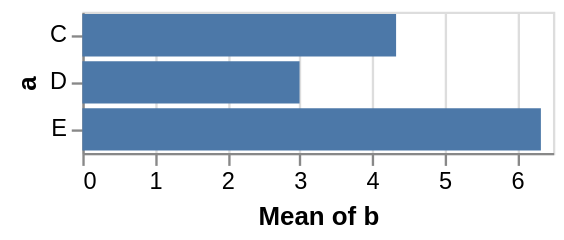

Express this chart as Vega-Lite.
### Vega specification from a JSON file in a GitHub repository (floating-point values rounded to 4 significant figures)
{"$schema": "https://vega.github.io/schema/vega/v5.json", "autosize": "pad", "padding": 5, "width": 200, "style": "cell", "data": [{"name": "source_0", "values": [{"a": "C", "b": 2}, {"a": "C", "b": 7}, {"a": "C", "b": 4}, {"a": "D", "b": 1}, {"a": "D", "b": 2}, {"a": "D", "b": 6}, {"a": "E", "b": 8}, {"a": "E", "b": 4}, {"a": "E", "b": 7}]}, {"name": "data_0", "source": "source_0", "transform": [{"type": "aggregate", "groupby": ["a"], "ops": ["average"], "fields": ["b"], "as": ["average_b"]}]}], "signals": [{"name": "y_step", "value": 20}, {"name": "height", "update": "bandspace(domain('y').length, 0.1, 0.05) * y_step"}], "marks": [{"name": "marks", "type": "rect", "style": ["bar"], "from": {"data": "data_0"}, "encode": {"update": {"fill": {"value": "#4c78a8"}, "x": {"scale": "x", "field": "average_b"}, "x2": {"scale": "x", "value": 0}, "y": {"scale": "y", "field": "a"}, "height": {"scale": "y", "band": true}}}}], "scales": [{"name": "x", "type": "linear", "domain": {"data": "data_0", "field": "average_b"}, "range": [0, {"signal": "width"}], "nice": true, "zero": true}, {"name": "y", "type": "band", "domain": {"data": "data_0", "field": "a", "sort": true}, "range": {"step": {"signal": "y_step"}}, "paddingInner": 0.1, "paddingOuter": 0.05}], "axes": [{"scale": "x", "orient": "bottom", "gridScale": "y", "grid": true, "tickCount": {"signal": "ceil(width/40)"}, "domain": false, "labels": false, "maxExtent": 0, "minExtent": 0, "ticks": false, "zindex": 0}, {"scale": "x", "orient": "bottom", "grid": false, "title": "Mean of b", "labelFlush": true, "labelOverlap": true, "tickCount": {"signal": "ceil(width/40)"}, "zindex": 0}, {"scale": "y", "orient": "left", "grid": false, "title": "a", "zindex": 0}]}
